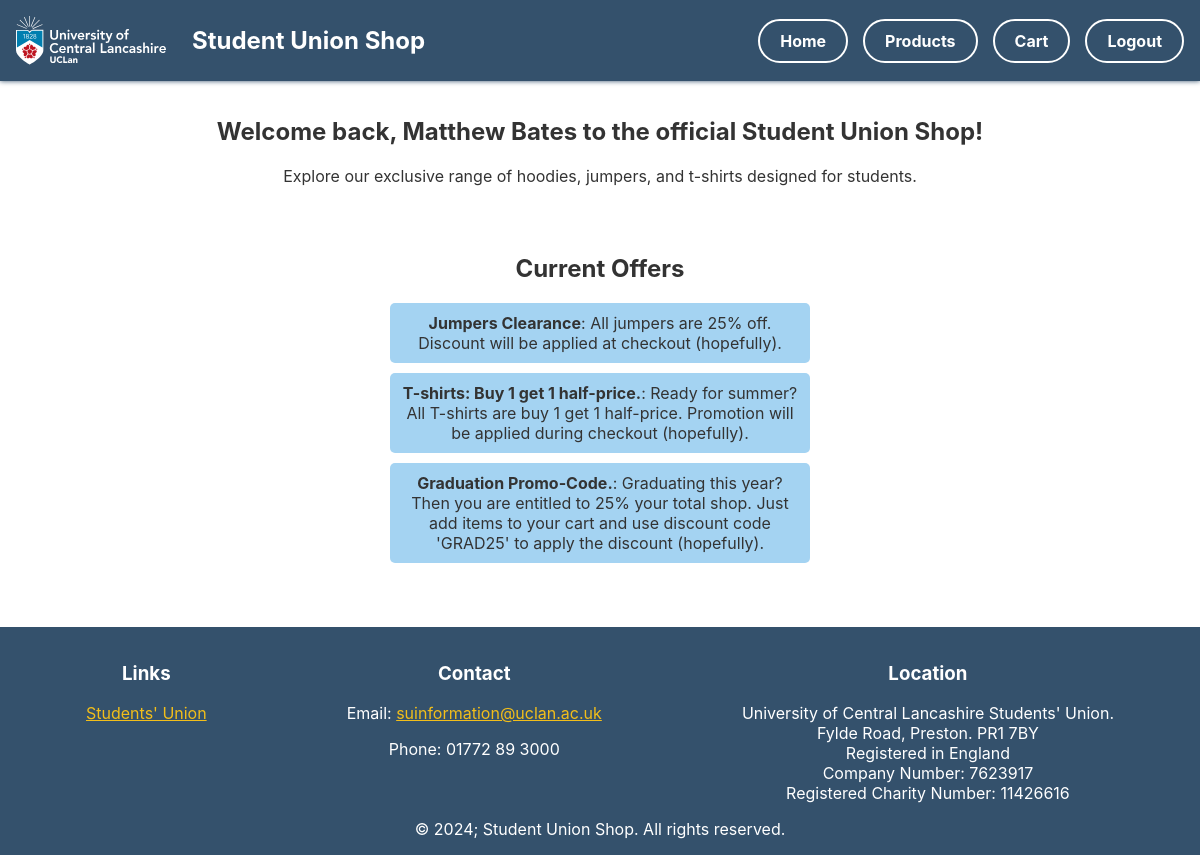
/index.php (signed in), run on the app's committed database.
### tables this page shows
CREATE TABLE `tbl_offers` (
  `offer_id` int(11) NOT NULL,
  `offer_title` varchar(255) NOT NULL,
  `offer_dec` varchar(255) NOT NULL
);

### index.php (the view, shortened to what this page needs)
<?php
include 'connect.php';
?>
<!DOCTYPE html>
<html lang="en">
<head>
    <link rel="stylesheet" href="css/style.css">
</head>
<body>
<header>
    <div class="header-container">
        <div class="logo-title">
            <img src="resources/images/logos/logo.svg" alt="Student Union Logo" />
            <h1>Student Union Shop</h1>
        </div>
        <nav class="nav-links" id="nav-links">
            <a href="index.php">Home</a>
            <a href="products.php">Products</a>
            <a href="cart.php">Cart</a>
            <?php if (isset($_SESSION["user_name"])): ?>
            <a href="logout.php">Logout</a>
            <?php else: ?>
                <a href="register.php">Sign Up</a>
                <a href="login.php">Login</a>
            <?php endif; ?>
        </nav>
    </div>
</header>
<div class="container">
    <?php if (isset($_SESSION["user_name"])): ?>
        <h2>Welcome back, <?php echo htmlspecialchars($_SESSION["user_name"]); ?> to the
            official Student Union Shop!</h2>
    <?php else: ?>
        <h2>Welcome to the official Student Union Shop!</h2>
    <?php endif; ?>
    <p>Explore our exclusive range of hoodies, jumpers, and t-shirts designed for students.</p>
</div>
<div class="offers-container">
    <h2>Current Offers</h2>
    <ul>
        <?php
        $query = $conn->query("SELECT offer_title, offer_dec FROM tbl_offers");
        while ($row = $query->fetch()) {
            echo "<li><strong>" . htmlspecialchars($row['offer_title']) . "</strong>: " . htmlspecialchars($row['offer_dec']) . "</li>";
        }
        ?>
    </ul>
</div>
<footer>
    <div class="footer">
        <div class="info">
            <h3>Links</h3>
            <p><a href="">Students' Union</a></p>
        </div>
        <div class="info">
            <h3>Contact</h3>
            <p>Email: <a href="mailto:suinformation@uclan.ac.uk">suinformation@uclan.ac.uk</a></p>
            <p>Phone: 01772 89 3000</p>
        </div>
        <div class="info">
            <h3>Location</h3>
            <p>University of Central Lancashire Students' Union.<br>Fylde Road, Preston. PR1 7BY<br>Registered in England<br>Company Number: 7623917<br>Registered Charity Number: 11426616</p>
        </div>
    </div>
    <span> &copy 2024; Student Union Shop. All rights reserved.</span>
</footer>
</body>
</html>

### css/style.css (style rules this page uses)
:root { --primary: #34516C; --secondary: #f6a74a; --white: #ffffff; --gray: #333; --gray-light: #f7f7f7; --gray-dark: #555; --dark: #121212; --box-shadow-light: rgba(0, 0, 0, 0.07); --box-shadow-medium: rgba(0, 0, 0, 0.1); --box-shadow-dark: rgba(0, 0, 0, 0.2); }
body { font-family: Inter, sans-serif; margin: 0; padding: 0; background-color: white; color: #333; }
header { background-color: var(--primary); color: white; box-shadow: 0 0 5px var(--primary); }
.header-container { margin: 0 auto; padding: 1rem; display: flex; justify-content: space-between; align-items: center; }
.logo-title { display: flex; align-items: center; gap: 10px; }
.logo-title img { width: 150px; height: auto; }
.logo-title h1 { margin: 0 0 0 1rem; font-size: 1.5rem; }
.nav-links { display: flex; gap: 15px; }
.nav-links a { color: var(--white); padding: 10px 20px; border: 2px solid var(--white); border-radius: 25px; text-decoration: none; font-weight: bold; }
.container { padding: 1rem; text-align: center; }
.offers-container { text-align: center; padding: 1rem; }
.offers-container ul { list-style-type: none; padding: 0; }
.offers-container li { background-color: #A4D3F2; margin: 10px auto; padding: 10px; border-radius: 5px; width: 80%; max-width: 400px; }
footer { background-color: var(--primary); color: white; text-align: center; padding: 1rem; margin-top: 2rem; }
.footer { display: flex; flex-wrap: wrap; justify-content: space-around; text-align: center; }
.footer a { color: #F2BE1A; }

### data on the page
tbl_offers: offer_title "Jumpers Clearance", offer_dec "All jumpers are 25% off. Discount will be applied at checkout (hopefully)."
tbl_offers: offer_title "T-shirts: Buy 1 get 1 half-price.", offer_dec "Ready for summer? All T-shirts are buy 1 get 1 half-price. Promotion will be applied during checkout (hopefully)."
tbl_offers: offer_title "Graduation Promo-Code.", offer_dec "Graduating this year? Then you are entitled to 25% your total shop. Just add items to your cart and use discount code 'GRAD25' to apply the discount (hopefully)."

### other printed values
$_SESSION["user_name"] "Matthew Bates"
